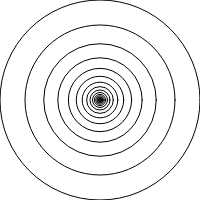
Frame 1 (no input)
Frame 60 (no input): identical to frame 1, image omitted
Frame 120 (the mouse pressed at the canvas centre since frame 60): identical to frame 1, image omitted

The p5.js sketch that drew this single still picture (run headless with seeded random() and noise() and a simulated clock; from frame 60 on, the mouse is pressed at the canvas centre):

// p5.js sketch
// ── sketch.js
function setup() {
	createCanvas(200, 200);
}

function draw() {
	background(255);
	drawCircle(width/2, height/2, width);
}

function drawCircle(x, y, radius) {
	ellipse(x, y, radius);
	if (radius > 2) {
		radius *= .75;
		drawCircle(x, y, radius)
	}
}
